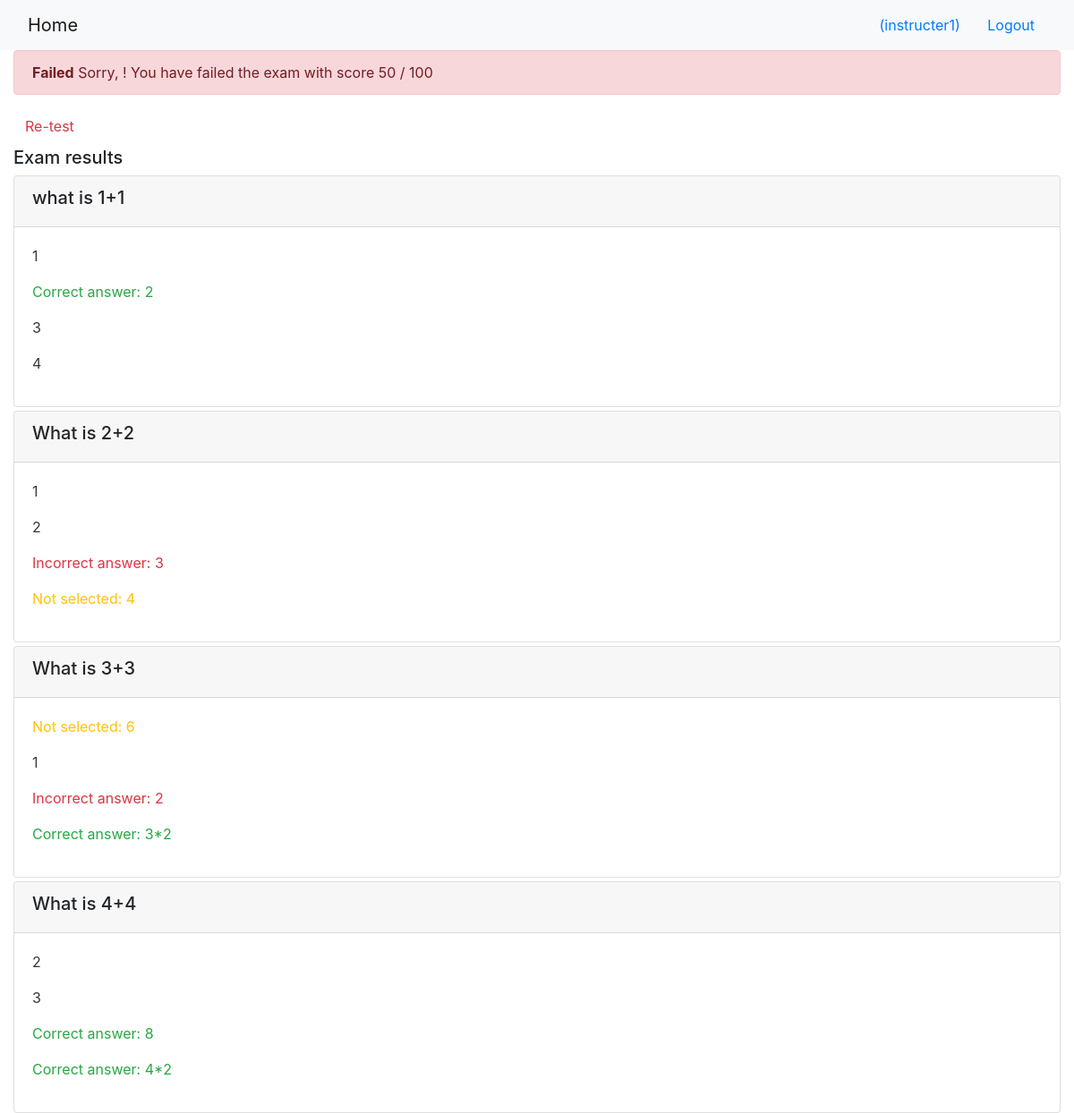
/onlinecourse/course/1/submission/1/result/ (signed in), run on the app's committed database.
### onlinecourse/models.py (models this page shows)
class Question(models.Model):
    course = models.ForeignKey(Course, on_delete=models.CASCADE )
    question_text = models.CharField(max_length=300, default="question content")
    grade = models.FloatField(default=5.0)
    def is_get_score(self, selected_ids):
        all_answers = self.choice_set.filter(is_correct=True).count()
        selected_correct = self.choice_set.filter(is_correct=True, id__in=selected_ids).count()
        if all_answers == selected_correct:
            return True
        else:
            return False

class Choice(models.Model):
    question = models.ForeignKey(Question, on_delete=models.CASCADE)
    choice_text = models.CharField(max_length=300, default="choice content")
    is_correct = models.BooleanField(default=False)

### onlinecourse/views.py (the view)
# urls.py: path('course/<int:course_id>/submission/<int:submission_id>/result/', views.show_exam_result, name='show_exam_result'),
def show_exam_result(request, course_id, submission_id):
    course = get_object_or_404(Course, pk=course_id)
    submission = get_object_or_404(Submission, pk=submission_id)
    choices = submission.choices.all()
    total_mark, grade = 0, 0
    for question in course.question_set.all():
        total_mark += question.grade
        if question.is_get_score(choices):
            grade += question.grade
    return render(
        request,
        'onlinecourse/exam_result_bootstrap.html',
        {"course":course, "choices":choices,"grade":int((grade / total_mark) * 100)}
    )

### onlinecourse/templates/onlinecourse/exam_result_bootstrap.html (shortened to what this page needs)
<!DOCTYPE html>
<html lang="en">
<head>
    {% load static %}
    <link rel="stylesheet" href="https://maxcdn.bootstrapcdn.com/bootstrap/4.5.2/css/bootstrap.min.css">
</head>
<body>
 <nav class="navbar navbar-light bg-light">
    <div class="container-fluid">
        <div class="navbar-header">
              <a class="navbar-brand" href="{% url 'onlinecourse:index' %}">Home</a>
        </div>
        <ul class="nav navbar-nav navbar-right">
            {% if user.is_authenticated %}
            <li>
                <a class="btn btn-link" href="#">{{ user.first_name }}({{ user.username }})</a>
                <a class="btn btn-link" href="{% url 'onlinecourse:logout' %}">Logout</a>
            </li>
            {% endif %}
        </ul>
    </div>
</nav>
<div class="container-fluid">
    {% if grade > 80 %}
    <div class="alert alert-success">
       <strong>Congratulation, {{ user.first_name }}!</strong> You have passed the exam and completed the course with score {{ grade }} / 100
    </div>
        {% else %}
        <div class="alert alert-danger">
            <strong>Failed</strong> Sorry, {{ user.first_name }}! You have failed the exam with score {{ grade }} / 100
        </div>
        <a class="btn btn-link text-danger" href="{% url 'onlinecourse:course_details' course.id %}">Re-test</a>
        {% endif %}
        <div class="card-columns-vertical mt-1">
        <h5 class="">Exam results</h5>
            {% for question in course.question_set.all %}
            <div class="card mt-1">
                <div class="card-header">
                    <h5>{{ question.question_text}}</h5>
                </div>
                <div class="card-body">
                    {% for choice in question.choice_set.all %}
                        {% if choice in choices and choice.is_correct %}
                            <p class="text-success">Correct answer: {{ choice.choice_text }}</p>
                        {% elif choice in choices and not choice.is_correct %}
                            <p class="text-danger">Incorrect answer: {{ choice.choice_text }}</p>
                        {% elif not choice in choices and choice.is_correct %}
                            <p class="text-warning">Not selected: {{ choice.choice_text }}</p>
                        {% else %}
                            <p class="text-dark">{{ choice.choice_text }}</p>
                        {% endif %}
                    {% endfor %}
                </div>
            </div>
        {% endfor %}
        </div>
    </div>
</body>
</html>

### data on the page
Question: question_text "what is 1+1"
Choice: choice_text "1"
Choice: choice_text "2"
Choice: choice_text "3"
Choice: choice_text "4"
Question: question_text "What is 2+2"
Choice: choice_text "1"
Choice: choice_text "2"
Choice: choice_text "3"
Choice: choice_text "4"
Question: question_text "What is 3+3"
Choice: choice_text "6"
Choice: choice_text "1"
Choice: choice_text "2"
Choice: choice_text "3*2"
Question: question_text "What is 4+4"
Choice: choice_text "2"
Choice: choice_text "3"
Choice: choice_text "8"
Choice: choice_text "4*2"

### other printed values
{{ user.username }} "instructer1"
{{ grade }} "50"
